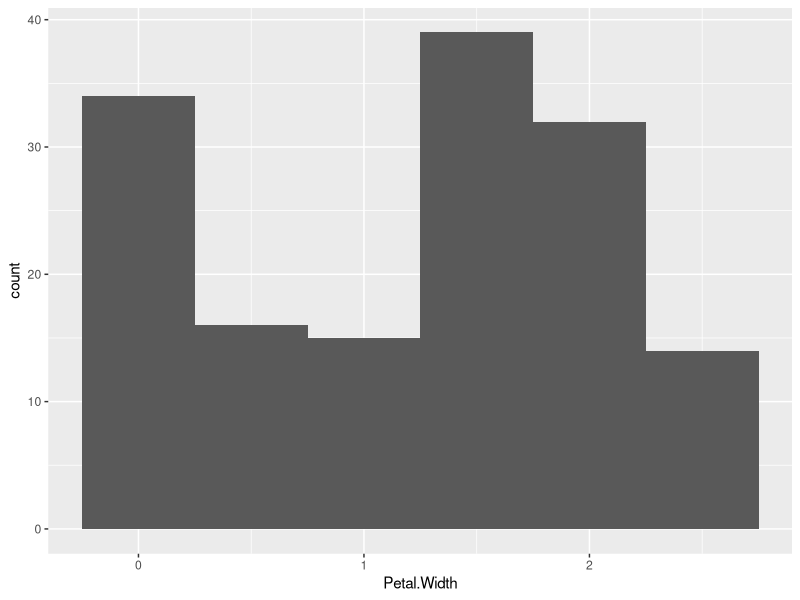

Write R code to recreate this figure.
# Tidyverse Exam – Data Manipulation in R (using `mtcars` dataset)

# tidyverse ---------------------------------------------------------------

# Use `df_mtcars` for Questions 1 - 10
library(tidyverse)
df_mtcars <- as_tibble(mtcars,
                       rownames = "model")

# 1. Filter rows where number of cylinders (`cyl`) is 6
# Write code to create a new data frame that only includes rows where `cyl == 6`.
# Assign to: `mtcars_cyl6`
mtcars_cyl6 <- df_mtcars %>% 
  filter(cyl == 6)

# 2. Filter rows where number of gears (`gear`) is either 3 or 5
# Use `%in%` to filter the `df_mtcars` dataset for these two `gear` values.
# Assign to: `mtcars_g35`
mtcars_g35 <- df_mtcars %>% 
  filter(gear %in% c(3, 5))

# 3. Filter rows where miles per gallon (`mpg`) is greater than 25
# Create a subset of `df_mtcars` where `mpg > 25`.
# Assign to: `mtcars_mpg25`
mtcars_mpg25 <- df_mtcars %>% 
  filter(mpg > 25)

# 4. Filter rows where weight (`wt`) is less than 2.5 AND number of cylinders (`cyl`) is 4
# Combine logical conditions using `&`.
# Assign to: `mtcars_light_cyl4`
mtcars_light_cyl4 <- df_mtcars %>% 
  filter(wt < 2.5 & cyl == 4)

# 5. Sort `df_mtcars` by horsepower (`hp`) in ascending order
# Use `arrange()` to sort the data.
# Assign to: `mtcars_hp`
mtcars_hp <- df_mtcars %>% 
  arrange(hp)

# 6. Sort `df_mtcars` by quarter mile time (`qsec`) in descending order
# Use `desc()` inside `arrange()`.
# Assign to: `mtcars_qsec`
mtcars_qsec <- df_mtcars %>% 
  arrange(desc(qsec))

# 7. Exclude the `drat` column
# Use `select()` with `-` (minus sign) to remove the column.
# Assign to: `mtcars_no_drat`
mtcars_no_drat <- df_mtcars %>% 
  select(-drat)

# 8. Add a new column `ptw` that equals the ratio of horsepower (`hp`) to weight (`wt`) (`hp / wt`)
# Use `mutate()` to add the new column.
# Assign to: `mtcars_with_ptw`
mtcars_with_ptw <- df_mtcars %>% 
  mutate(ptw = hp / wt)

# 9. Identify the car `model` with the highest `ptw` among cars with six cylinders (`cyl == 6`).
# Hint: Use `mtcars_with_ptw` and a chain of `filter()` and `arrange()` with `%>%`.
# Write the car model here: YOUR ANSWER
mtcars_with_ptw %>% 
  arrange(desc(ptw)) %>% 
  filter(cyl == 6)

## Ferrari Dino

# 10. Group by number of gears (`gear`) and summarize minimum & maximum values of `mpg`
# Use `group_by()` and `summarize()` to calculate minimum & maximum values of `mpg` within each group.
# Minimum and maximum values of each group should be represented as separate columns.
# Function `min()` returns the minimum value in a vector.
# Function `max()` returns the maximum value in a vector.
# Assign to: `mtcars_mpg_by_gear`

mtcars_mpg_by_gear <- df_mtcars %>% 
  group_by(gear) %>% 
  summarize(min_mpg = min(mpg),
            max_mpg = max(mpg))

# ggplot ------------------------------------------------------------------

# Visualization in R (using `iris` dataset)

## before you begin with the following questions, type the following code to check column names in the dataframe
colnames(iris) # output from this code is the column names that can be used in figures

# 11. Simple scatter plot of `Sepal.Length` vs `Sepal.Width` using `ggplot()`
# Assign to: `g_scat`
# Create a scatter plot with `Sepal.Width` on the x-axis and `Sepal.Length` on the y-axis.

g_scat <- iris %>% 
  ggplot(aes(x = Sepal.Width,
             y = Sepal.Length)) +
  geom_point()

# 12. Scatter plot with points colored by `Species`
# Assign to: `g_scat_col`
# Create a scatter plot with `Petal.Width` on the x-axis and `Petal.Length` on the y-axis,
# coloring points by `Species`.

g_scat_col <- iris %>% 
  ggplot(aes(x = Petal.Width,
             y = Petal.Length,
             color = Species)) +
  geom_point()

# 13. Histogram of `Petal.Width` with `binwidth = 0.5`
# Assign to: `g_hist`
# Create a histogram of `Petal.Width` with `binwidth` set to 0.5.

iris %>% 
  ggplot(aes(x = Petal.Width)) +
  geom_histogram(binwidth = 0.5)

# Visualization in R (using `PlantGrowth` dataset)

## before you begin with the following questions, type the following code to check column names in the dataframe
colnames(PlantGrowth) # output from this code is the column names that can be used in figures

# 14. Boxplot of `weight` grouped and filled by `group`
# Assign to: `g_bplot1`
# Create a boxplot of `weight` by `group`, filling boxes by `group`.

g_bplot1 <- PlantGrowth %>% 
  ggplot(aes(x = group,
             y = weight,
             fill = group)) +
  geom_boxplot()

# 15. Boxplot + scatter plot of `weight` by `group`
# Assign to: `g_bplot2`
# Create a boxplot of `weight` by `group`, then overlay points showing individual observations.

g_bplot2 <- PlantGrowth %>% 
  ggplot(aes(x = group,
             y = weight,
             fill = group)) +
  geom_boxplot() +
  geom_point()

## same output
g_bplot2 <- g_bplot1 +
  geom_point()
